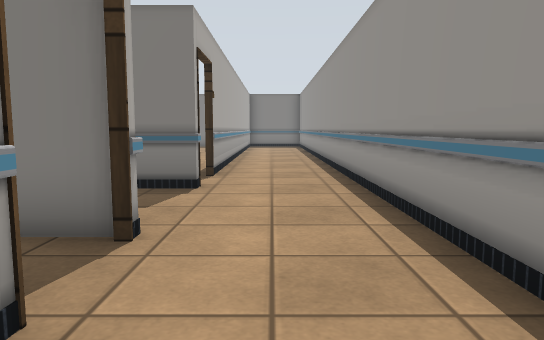
[1] (above)

24 first-person views from a walk through a Gazebo world. The camera is 1 m above the floor, tilts 6° down and sees 70° across. The lines on the ground mark 1 m squares. The floor is counted in squares, 1 m on a side. Each view is taken from the middle of a square. On the plan, view 1 faces up. The plan holds only what a view shows up to about 14 squares ahead; the rest is blank. The place goes on beyond the plan. Robots are left out. Some surface patterns are stand-ins.

[2]
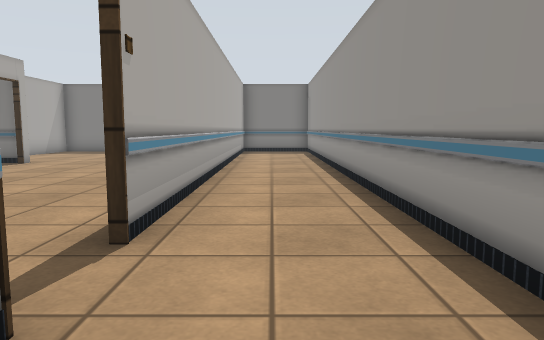

[3]
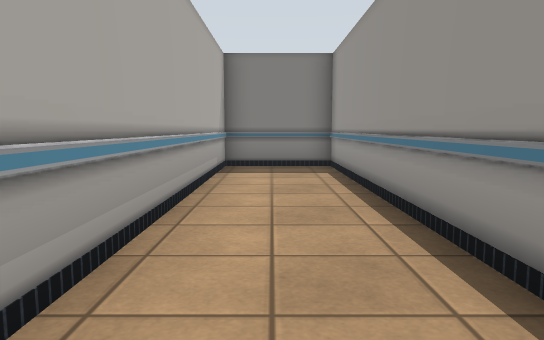

[4]
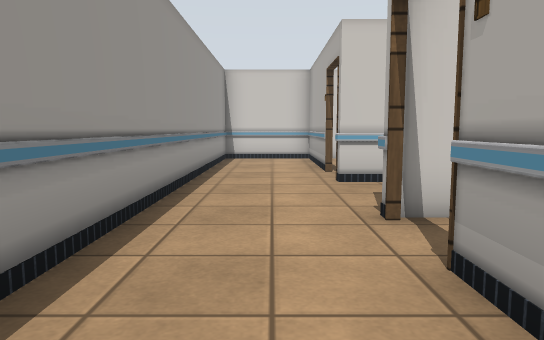

[5]
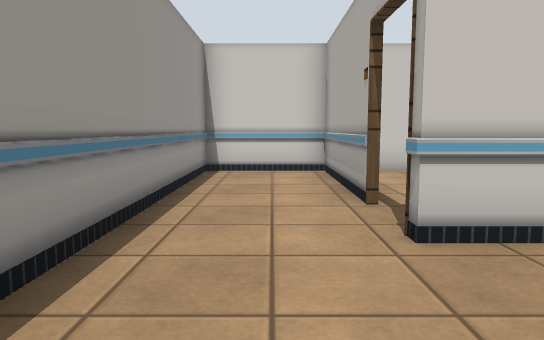

[6]
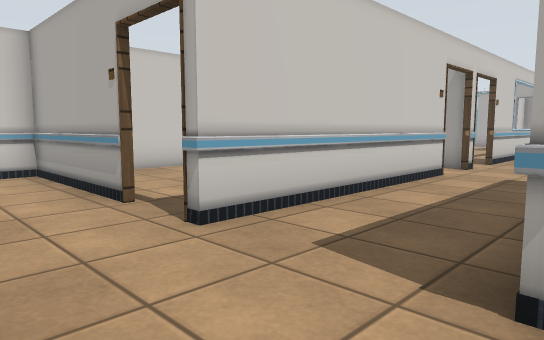

[7]
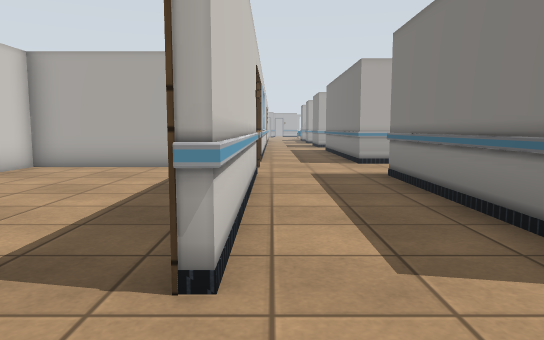

[8]
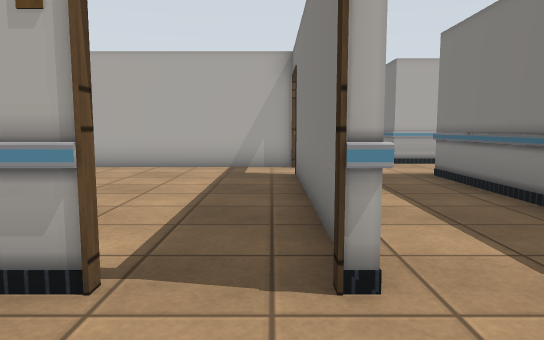

[9]
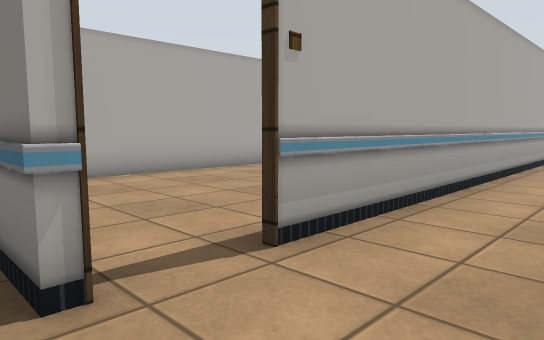

[10]
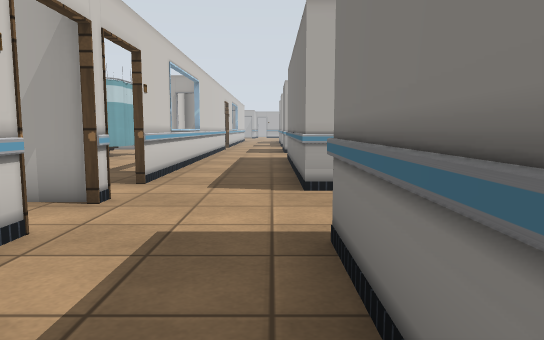

[11]
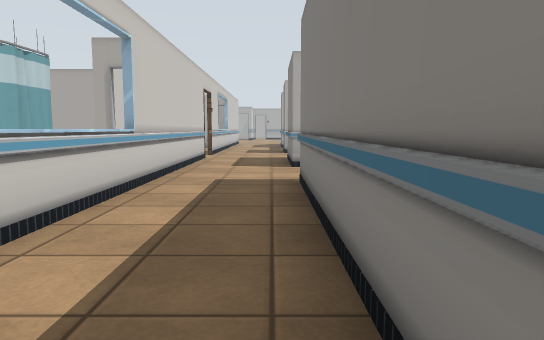

[12]
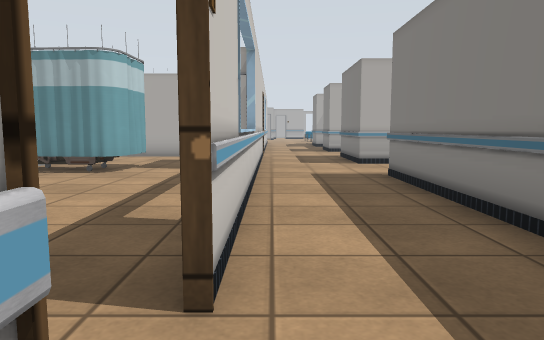

[13]
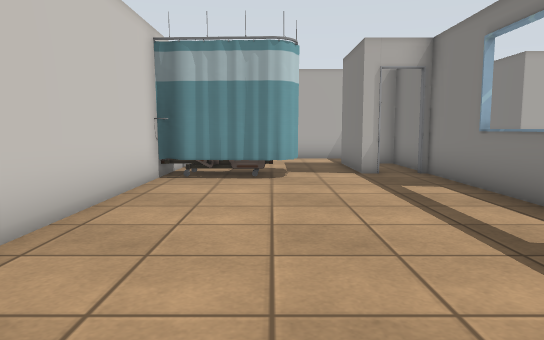

[14]
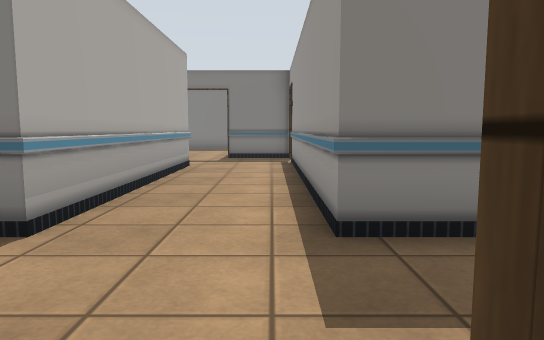

[15]
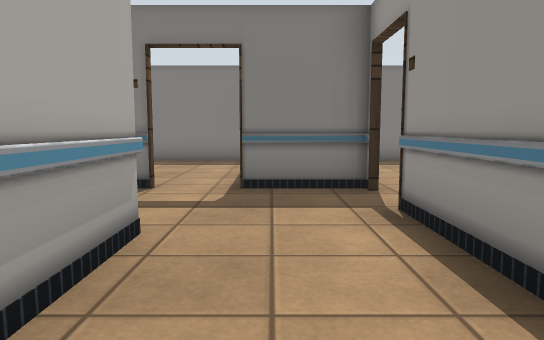

[16]
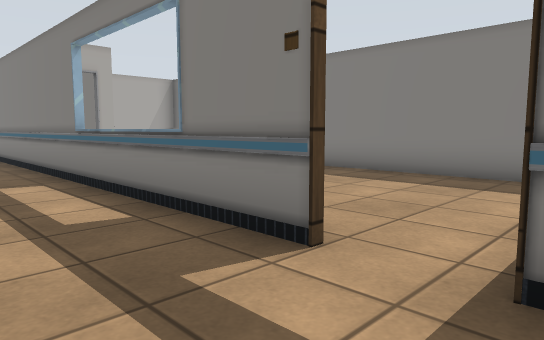

[17]
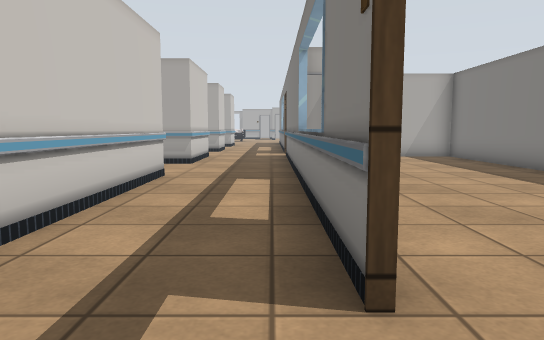

[18]
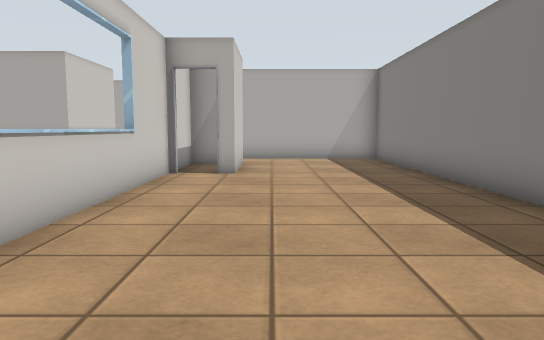

[19]
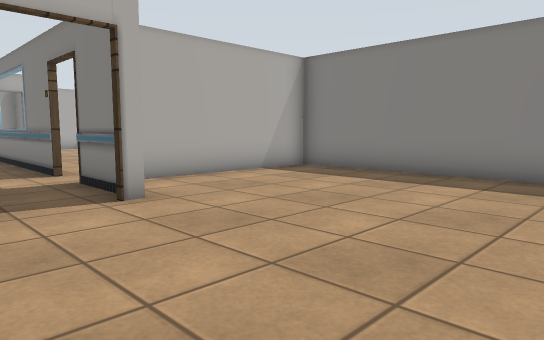

[20]
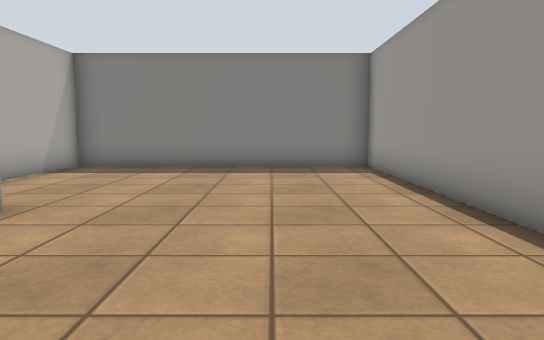

[21]
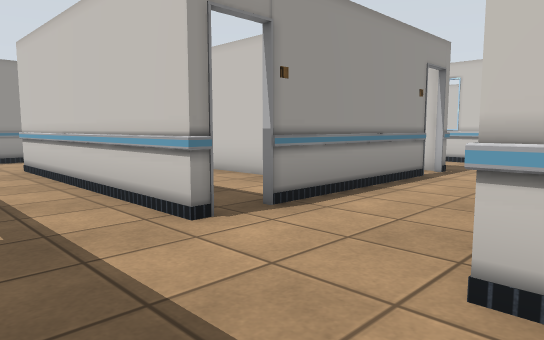

[22]
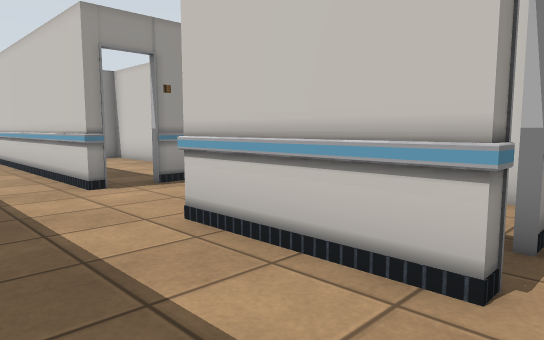

[23]
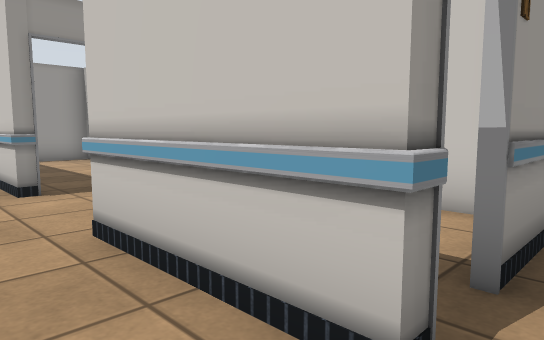

[24]
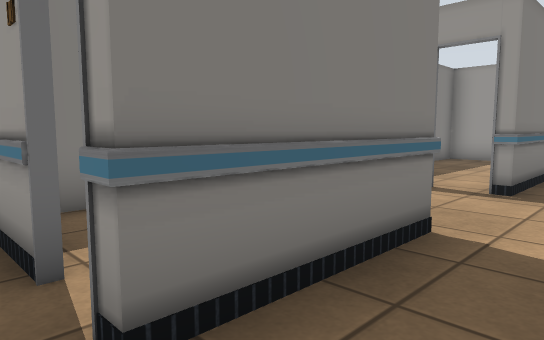

### Floor plan
Ten units are one square. View 1 is at (0, 0); x grows to the right and y downward. Boxes are objects, and circles mark ways between rooms. Rooms are numbered by the first view taken in them; rooms with no view inside come last. Other rooms are left out.
<svg viewBox="-241 -231 262 261">
<path fill="none" stroke="#000" d="M-13 -67 -13 -65M-13 -20 -13 24M-9 23 16 23 16 -225 -9 -225M-13 -226 -13 -82M-174 -78 -174 -125M-174 -132 -174 -137 -103 -137 -103 -65 -174 -65 -174 -69M-203 -75 -203 -65 -234 -65 -234 -69M-234 -110 -234 -125M-234 -78 -234 -90M-234 -133 -234 -137 -203 -137 -203 -118M-236 -37 -110 -37M-110 -165 -235 -165M-96 -37 -93 -37M-77 -37 -11 -37M-74 -165 -96 -165M-13 -65 -74 -65 -74 -149M-150 -35 -189 -35M-188 -25 -188 -20 -215 -20M-175 23 -133 23M-194 -35 -214 -35 -214 -30M-203 -22 -195 -22M-233 -25 -233 15M-49 23 -9 23M-11 -35 -77 -35M-93 -37 -93 23 -80 23M-189 -167 -132 -167M-213 -182 -188 -182 -188 -178M-91 -225 -233 -225 -233 -180M-14 -156 -14 -226M-73 -168 -73 -162M-73 -139 -73 -89M-9 -225 -91 -225M-93 -226 -93 -176M-21 -67 -13 -67M-149 -101 -104 -101M-104 -88 -104 -116M-104 -100 -118 -100"/>
<rect x="-205" y="-5" width="10" height="10" fill="#bbb"><title>curtain</title></rect>
<rect x="-195" y="-5" width="10" height="30" fill="#bbb"><title>other object</title></rect>
<rect x="-185" y="-5" width="10" height="30" fill="#bbb"><title>curtain</title></rect>
<circle cx="-15" cy="-55" r="3" fill="#2a7"/>
<circle cx="-15" cy="-25" r="3" fill="#2a7"/>
<circle cx="-20" cy="-80" r="3" fill="#2a7"/>
<circle cx="-105" cy="-35" r="3" fill="#2a7"/>
<circle cx="-230" cy="10" r="3" fill="#2a7"/>
<circle cx="-80" cy="-40" r="3" fill="#2a7"/>
<circle cx="-105" cy="-170" r="3" fill="#2a7"/>
<circle cx="-75" cy="-155" r="3" fill="#2a7"/>
<circle cx="-170" cy="-130" r="3" fill="#2a7"/>
<circle cx="-170" cy="-80" r="3" fill="#2a7"/>
<text x="0" y="-100">1</text>
<text x="-180" y="-100">2</text>
<text x="-160" y="-10">3</text>
<text x="-50" y="-10">4</text>
<text x="-160" y="-200">5</text>
<text x="-40" y="-160">6</text>
<text x="-140" y="-120">7</text>
<text x="-140" y="-90">8</text>
</svg>
Room 1 opens to room 2. Room 1 opens to room 4. Room 1 opens to room 6. Room 2 opens to room 3. Room 2 opens to room 4. Room 2 opens to room 5. Room 2 opens to room 6. Room 2 opens to room 7. Room 2 opens to room 8.

Where each view was taken, in squares from view 1:
view 1: 0 up, 0 right, facing up
view 2: 5 up, 0 right, facing up
view 3: 12 up, 0 right, facing up
view 4: 11 up, 0 right, facing down
view 5: 7 up, 0 right, facing down
view 6: 7 up, 1 right, facing down-left
view 7: 4 up, 1 right, facing left
view 8: 3 up, 1 right, facing left
view 9: 6 up, 1 right, facing up-left
view 10: 6 up, 4 left, facing left
view 11: 6 up, 10 left, facing left
view 12: 4 up, 9 left, facing left
view 13: 0 up, 10 left, facing left
view 14: 3 up, 8 left, facing up
view 15: 10 up, 9 left, facing up
view 16: 14 up, 9 left, facing up-left
view 17: 16 up, 9 left, facing left
view 18: 19 up, 10 left, facing left
view 19: 14 up, 2 left, facing up-left
view 20: 12 up, 4 left, facing up
view 21: 16 up, 21 left, facing down-right
view 22: 16 up, 24 left, facing down-right
view 23: 15 up, 24 left, facing down-right
view 24: 5 up, 24 left, facing up-right
